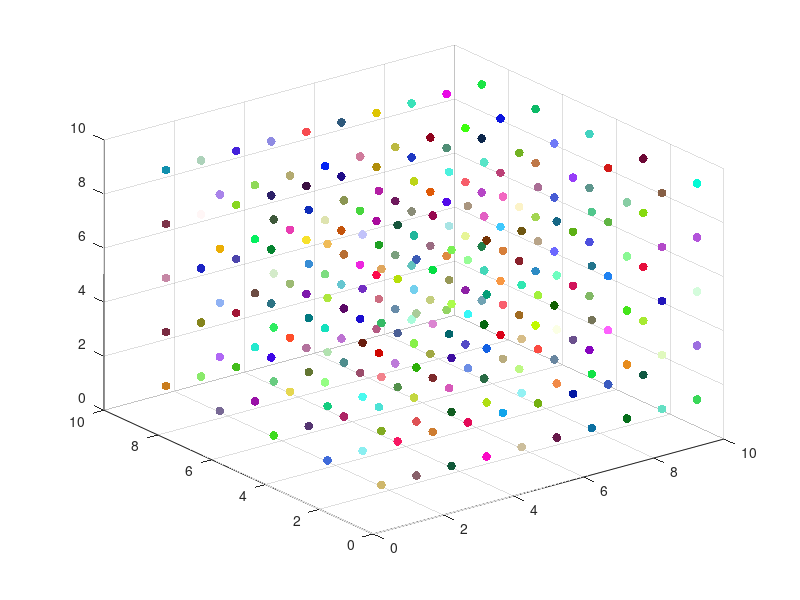

Recreate this plot in MATLAB. (Note: this script raises an error after producing the figure.)
x=[transpose(1:10)];
for i=1:2:10
y=[i*ones(1,10)];
for j=1:2:10
z=[j*ones(1,10)];

sz = 40;
%colors = jet(24);
a=abs(rand(10,3));

%scatter3(x, y, z, sz,'r', 'filled')
hs=scatter3(x, y, z, sz,a, 'filled')
hold on
%colorbar('YTick', linspace(0, 1, 24), 'YTickLabel', 1:12)
end
end
alpha(hs,.5); 
